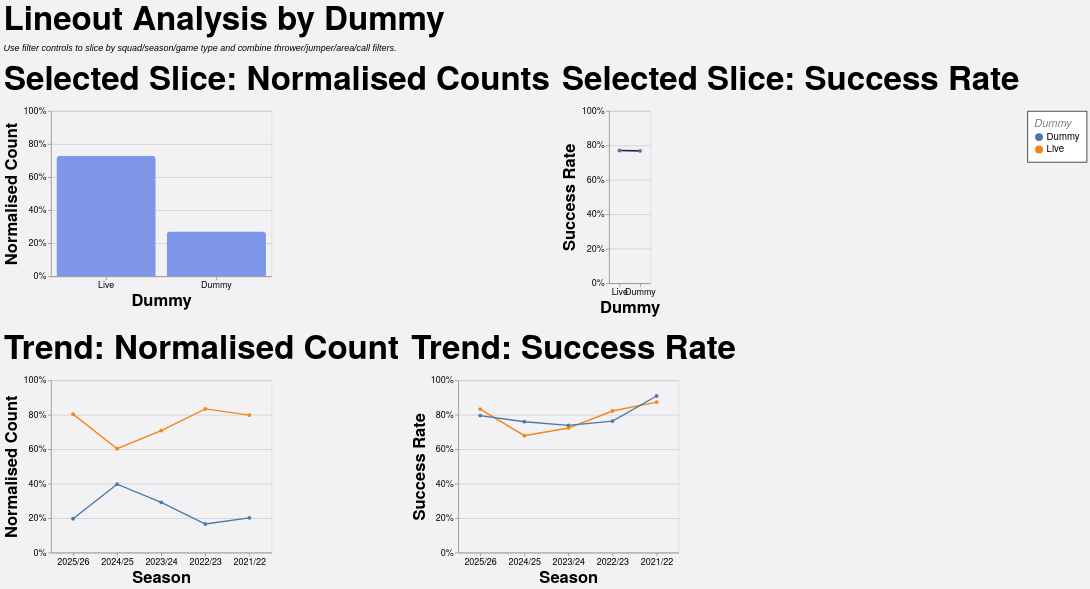

The specification (Vega-Lite) saved for this image:
### Vega-Lite specification from a JSON file in a GitHub repository (floating-point values rounded to 4 significant figures; data arrays with more than 128 entries replaced by an {"elided": "..."} marker saying what was removed)
{"config": {"axis": {"labelFont": "PT Sans Narrow, Helvetica Neue, Helvetica, Arial, sans-serif", "titleFont": "PT Sans Narrow, Helvetica Neue, Helvetica, Arial, sans-serif", "labelFontSize": 13, "titleFontSize": 24, "gridColor": "#202947", "gridOpacity": 0.2}, "text": {"font": "Lato, sans-serif"}, "bar": {"cornerRadiusEnd": 5}, "header": {"labelFont": "PT Sans Narrow, Helvetica Neue, Helvetica, Arial, sans-serif", "titleFont": "PT Sans Narrow, Helvetica Neue, Helvetica, Arial, sans-serif", "labelFontSize": 24, "titleFontSize": 28, "labelFontWeight": "bold", "orient": "left"}, "legend": {"labelFont": "PT Sans Narrow, Helvetica Neue, Helvetica, Arial, sans-serif", "titleFont": "PT Sans Narrow, Helvetica Neue, Helvetica, Arial, sans-serif", "labelFontSize": 14, "titleFontSize": 16, "titlePadding": 5, "fillColor": "white", "strokeColor": "black", "padding": 10, "titleFontWeight": "lighter", "titleFontStyle": "italic", "titleColor": "gray", "offset": 10}, "title": {"font": "PT Sans Narrow, Helvetica Neue, Helvetica, Arial, sans-serif", "fontSize": 48, "fontWeight": "bold", "anchor": "start", "align": "center", "titlePadding": 20, "subtitlePadding": 10, "subtitleFontSize": 13, "subtitleColor": "", "subtitleFontStyle": "italic", "offset": 15, "color": "black"}, "axisX": {"labelAngle": 0}, "facet": {"title": null, "header": null, "align": {"row": "each", "column": "each"}}, "resolve": {"scale": {"y": "independent", "facet": "independent"}}, "background": "#f2f1f4", "scale": {"offsetBandPaddingOuter": 0.2, "offsetBandPaddingInner": 0.1}}, "vconcat": [{"hconcat": [{"mark": {"type": "bar", "color": "#7d96e8"}, "encoding": {"tooltip": [{"field": "dummy", "title": "Dummy", "type": "nominal"}, {"field": "attempts", "format": ",.0f", "title": "Lineouts", "type": "quantitative"}, {"field": "share", "format": ".1%", "title": "Normalised Count", "type": "quantitative"}], "x": {"field": "dummy", "sort": "-y", "title": "Dummy", "type": "nominal"}, "y": {"axis": {"format": "%"}, "field": "share", "scale": {"domain": [0, 1]}, "title": "Normalised Count", "type": "quantitative"}}, "height": 240, "title": "Selected Slice: Normalised Counts", "transform": [{"filter": "(loSquad == 'All' || datum.squad == loSquad) && (loGameType == 'All' || (loGameType == 'League + Cup' && (datum.game_type == 'League' || datum.game_type == 'Cup')) || (loGameType == 'League only' && datum.game_type == 'League') || datum.game_type == loGameType) && (loOpposition == 'All' || datum.opposition == loOpposition) && (loThrower == 'All' || datum.thrower == loThrower) && (loJumper == 'All' || datum.jumper == loJumper) && (loArea == 'All' || datum.area == loArea) && (loNumbers == 'All' || datum.numbers == loNumbers) && (loCall == 'All' || datum.call == loCall) && (loCallType == 'All' || datum.call_type == loCallType)"}, {"filter": "(loSeason == 'All' || datum.season == loSeason)"}, {"aggregate": [{"op": "count", "as": "attempts"}, {"op": "sum", "field": "won", "as": "won"}], "groupby": ["dummy"]}, {"joinaggregate": [{"op": "sum", "field": "attempts", "as": "total_attempts"}]}, {"calculate": "datum.attempts / datum.total_attempts", "as": "share"}, {"calculate": "datum.won / datum.attempts", "as": "success_rate"}], "width": 320}, {"mark": {"type": "line", "color": "#202946", "point": true, "strokeWidth": 2.5}, "encoding": {"tooltip": [{"field": "dummy", "title": "Dummy", "type": "nominal"}, {"field": "won", "format": ",.0f", "title": "Won", "type": "quantitative"}, {"field": "attempts", "format": ",.0f", "title": "Lineouts", "type": "quantitative"}, {"field": "success_rate", "format": ".1%", "title": "Success Rate", "type": "quantitative"}], "x": {"field": "dummy", "sort": "-y", "title": "Dummy", "type": "nominal"}, "y": {"axis": {"format": "%"}, "field": "success_rate", "scale": {"domain": [0, 1]}, "title": "Success Rate", "type": "quantitative"}}, "height": 250, "title": "Selected Slice: Success Rate", "transform": [{"filter": "(loSquad == 'All' || datum.squad == loSquad) && (loGameType == 'All' || (loGameType == 'League + Cup' && (datum.game_type == 'League' || datum.game_type == 'Cup')) || (loGameType == 'League only' && datum.game_type == 'League') || datum.game_type == loGameType) && (loOpposition == 'All' || datum.opposition == loOpposition) && (loThrower == 'All' || datum.thrower == loThrower) && (loJumper == 'All' || datum.jumper == loJumper) && (loArea == 'All' || datum.area == loArea) && (loNumbers == 'All' || datum.numbers == loNumbers) && (loCall == 'All' || datum.call == loCall) && (loCallType == 'All' || datum.call_type == loCallType)"}, {"filter": "(loSeason == 'All' || datum.season == loSeason)"}, {"aggregate": [{"op": "count", "as": "attempts"}, {"op": "sum", "field": "won", "as": "won"}], "groupby": ["dummy"]}, {"joinaggregate": [{"op": "sum", "field": "attempts", "as": "total_attempts"}]}, {"calculate": "datum.attempts / datum.total_attempts", "as": "share"}, {"calculate": "datum.won / datum.attempts", "as": "success_rate"}], "width": {"step": 30}}], "spacing": 16}, {"hconcat": [{"mark": {"type": "line", "point": true, "strokeWidth": 2}, "encoding": {"color": {"field": "dummy", "title": "Dummy", "type": "nominal"}, "tooltip": [{"field": "season", "title": "Season", "type": "nominal"}, {"field": "dummy", "title": "Dummy", "type": "nominal"}, {"field": "attempts", "format": ",.0f", "title": "Lineouts", "type": "quantitative"}, {"field": "norm_count", "format": ".1%", "title": "Normalised Count", "type": "quantitative"}], "x": {"field": "season", "sort": "-x", "title": "Season", "type": "nominal"}, "y": {"axis": {"format": "%"}, "field": "norm_count", "scale": {"domain": [0, 1]}, "title": "Normalised Count", "type": "quantitative"}}, "height": 250, "title": "Trend: Normalised Count", "transform": [{"filter": "(loSquad == 'All' || datum.squad == loSquad) && (loGameType == 'All' || (loGameType == 'League + Cup' && (datum.game_type == 'League' || datum.game_type == 'Cup')) || (loGameType == 'League only' && datum.game_type == 'League') || datum.game_type == loGameType) && (loOpposition == 'All' || datum.opposition == loOpposition) && (loThrower == 'All' || datum.thrower == loThrower) && (loJumper == 'All' || datum.jumper == loJumper) && (loArea == 'All' || datum.area == loArea) && (loNumbers == 'All' || datum.numbers == loNumbers) && (loCall == 'All' || datum.call == loCall) && (loCallType == 'All' || datum.call_type == loCallType)"}, {"aggregate": [{"op": "count", "as": "attempts"}, {"op": "sum", "field": "won", "as": "won"}], "groupby": ["season", "dummy"]}, {"joinaggregate": [{"op": "sum", "field": "attempts", "as": "season_attempts"}], "groupby": ["season"]}, {"calculate": "datum.attempts / datum.season_attempts", "as": "norm_count"}, {"calculate": "datum.won / datum.attempts", "as": "success_rate"}], "width": 320}, {"mark": {"type": "line", "point": true, "strokeWidth": 2}, "encoding": {"color": {"field": "dummy", "title": "Dummy", "type": "nominal"}, "tooltip": [{"field": "season", "title": "Season", "type": "nominal"}, {"field": "dummy", "title": "Dummy", "type": "nominal"}, {"field": "won", "format": ",.0f", "title": "Won", "type": "quantitative"}, {"field": "attempts", "format": ",.0f", "title": "Lineouts", "type": "quantitative"}, {"field": "success_rate", "format": ".1%", "title": "Success Rate", "type": "quantitative"}], "x": {"field": "season", "sort": "-x", "title": "Season", "type": "nominal"}, "y": {"axis": {"format": "%"}, "field": "success_rate", "scale": {"domain": [0, 1]}, "title": "Success Rate", "type": "quantitative"}}, "height": 250, "title": "Trend: Success Rate", "transform": [{"filter": "(loSquad == 'All' || datum.squad == loSquad) && (loGameType == 'All' || (loGameType == 'League + Cup' && (datum.game_type == 'League' || datum.game_type == 'Cup')) || (loGameType == 'League only' && datum.game_type == 'League') || datum.game_type == loGameType) && (loOpposition == 'All' || datum.opposition == loOpposition) && (loThrower == 'All' || datum.thrower == loThrower) && (loJumper == 'All' || datum.jumper == loJumper) && (loArea == 'All' || datum.area == loArea) && (loNumbers == 'All' || datum.numbers == loNumbers) && (loCall == 'All' || datum.call == loCall) && (loCallType == 'All' || datum.call_type == loCallType)"}, {"aggregate": [{"op": "count", "as": "attempts"}, {"op": "sum", "field": "won", "as": "won"}], "groupby": ["season", "dummy"]}, {"joinaggregate": [{"op": "sum", "field": "attempts", "as": "season_attempts"}], "groupby": ["season"]}, {"calculate": "datum.attempts / datum.season_attempts", "as": "norm_count"}, {"calculate": "datum.won / datum.attempts", "as": "success_rate"}], "width": 320}], "spacing": 16}], "data": {"name": "data-4985c039c59c792a4440ce0b38e37db2"}, "params": [{"name": "loSquad", "value": "All"}, {"name": "loSeason", "value": "All"}, {"name": "loGameType", "value": "All"}, {"name": "loOpposition", "value": "All"}, {"name": "loThrower", "value": "All"}, {"name": "loJumper", "value": "All"}, {"name": "loArea", "value": "All"}, {"name": "loNumbers", "value": "All"}, {"name": "loCall", "value": "All"}, {"name": "loCallType", "value": "All"}], "spacing": 22, "title": {"text": "Lineout Analysis by Dummy", "subtitle": "Use filter controls to slice by squad/season/game type and combine thrower/jumper/area/call filters."}, "$schema": "https://vega.github.io/schema/vega-lite/v5.20.1.json", "datasets": {"data-4985c039c59c792a4440ce0b38e37db2": {"elided": "1254 records"}}}
